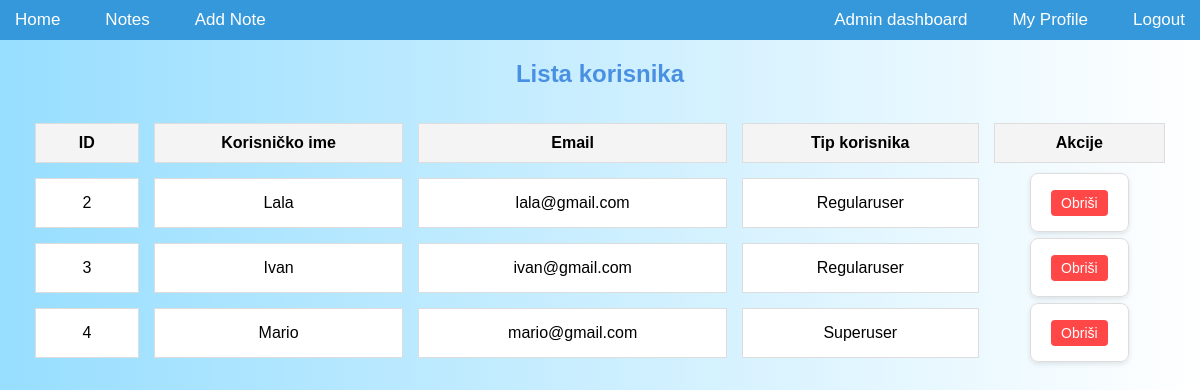
Before: /accounts/user_list/ (signed in) with the older database file.
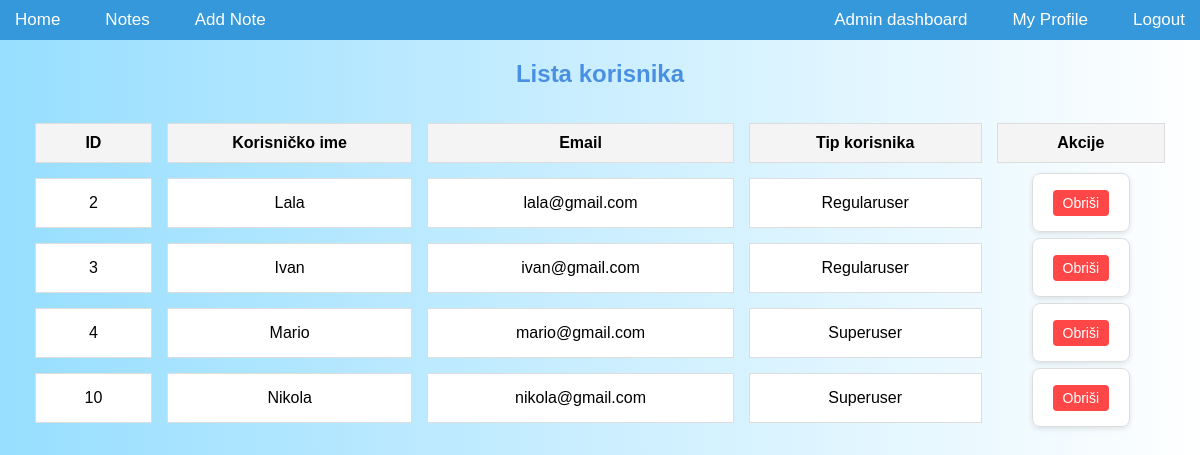
After: the same page with the newer database file.
### accounts/models.py (models this page shows, shortened)
class CustomUser(AbstractUser):
    class Types(models.TextChoices):
        ADMIN = "ADMIN", "Admin"
        SUPERUSER = "SUPERUSER", "Superuser"
        REGULARUSER = "REGULARUSER", "Regularuser"
    type = models.CharField(
        max_length=20, choices=Types.choices, default=Types.ADMIN
    )
    theme = models.CharField(max_length=10, choices=[("light", "Light"), ("dark", "Dark")], default="light")
    email = models.EmailField(unique=True, max_length=50)
    username = models.CharField(unique=True, max_length=20)
    note = models.TextField(max_length=200, null=True, blank=True)
    USERNAME_FIELD = "email"
    REQUIRED_FIELDS = ["username"]

### accounts/views.py (the view)
# urls.py: path('user_list/', views.user_list, name='user_list'),
@login_required
@user_passes_test(is_admin)
def user_list(request):
    users = CustomUser.objects.exclude(type=CustomUser.Types.ADMIN)  #prikazi sve usere ali ne i admina
    return render(request, 'accounts/user_list.html', {'users': users})

### accounts/views.py (called while the page is built)
def is_admin(user): #prvo vidi jel lik admin
    return user.is_authenticated and user.type == CustomUser.Types.ADMIN

### accounts/templates/accounts/user_list.html (shortened to what this page needs)
{% extends 'notes/base.html' %}
{% block content %}
<h2 class="text-center mb-4 heading">Lista korisnika</h2>
<div class="table-container">
    <table class="user-table">
        <thead>
            <tr>
                <th class="table-header">ID</th>
                <th class="table-header">Korisničko ime</th>
                <th class="table-header">Email</th>
                <th class="table-header">Tip korisnika</th>
                <th class="table-header">Akcije</th>
            </tr>
        </thead>
        <tbody>
            {% for user in users %}
                <tr class="user-row">
                    <td class="user-cell">{{ user.id }}</td>
                    <td class="user-cell">{{ user.username }}</td>
                    <td class="user-cell">{{ user.email }}</td>
                    <td class="user-cell">{{ user.get_type_display }}</td>
                    <td class="user-actions">
                        {% if user != request.user and user.type != 'ADMIN' %}
                            <form action="{% url 'accounts:delete_user' user.id %}" method="post" class="delete-form">
                                <button type="submit" class="delete-button" onclick="return confirm('Jeste li sigurni da želite obrisati ovog korisnika?');">Obriši</button>
                            </form>
                        {% else %}
                            <em class="no-delete">Ne može se obrisati</em>
                        {% endif %}
                    </td>
                </tr>
            {% endfor %}
        </tbody>
    </table>
</div>
{% endblock %}

Changed rows visible on the page:
added CustomUser: id "10", username "Nikola", email "nikola@gmail.com", type "Superuser", shows "Obriši"
